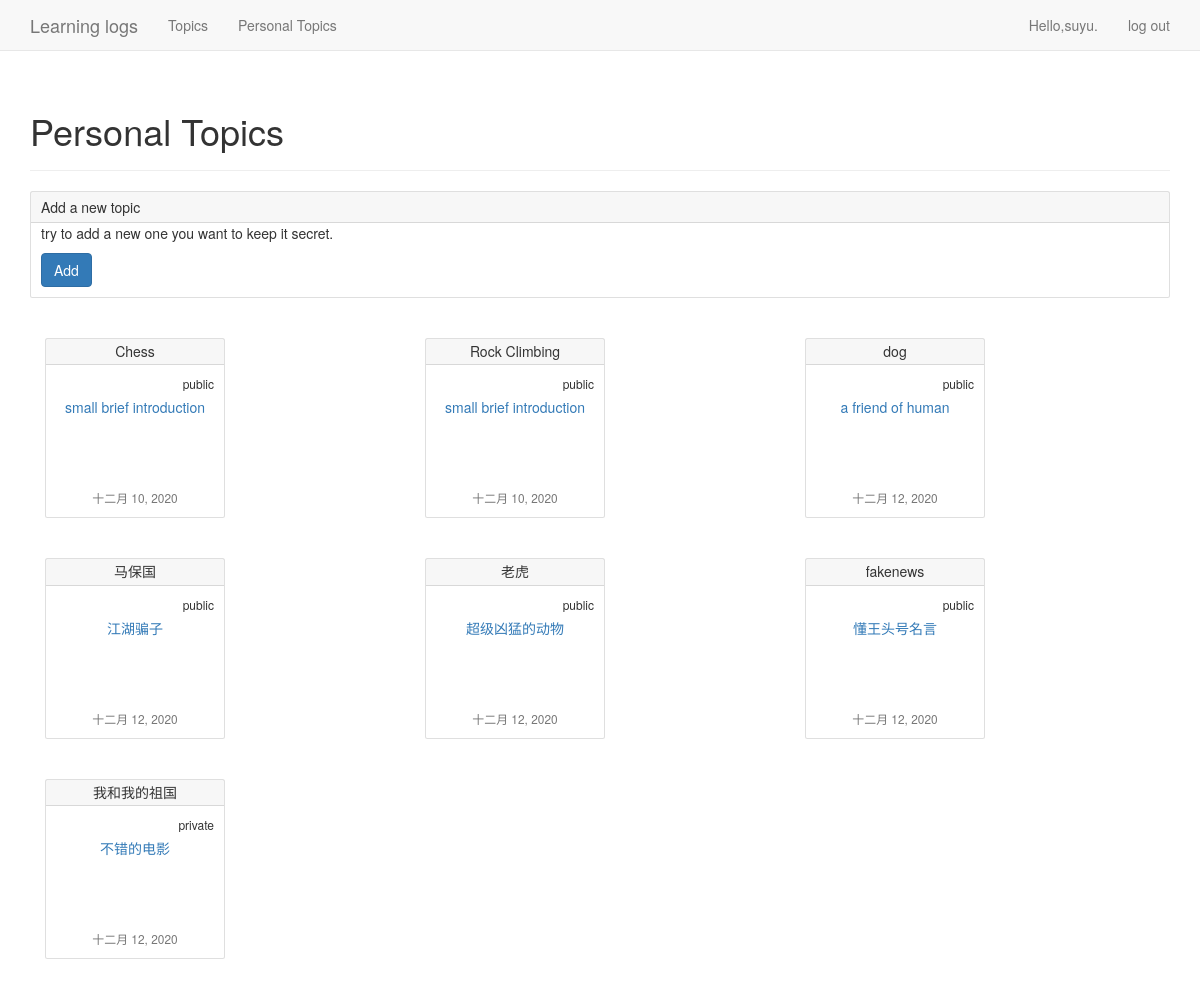
The page /personal_topic/ (signed in) on the database its author committed.
### learning_logs/models.py (models this page shows)
class Topic(models.Model):
    text = models.CharField(max_length=200)
    brief = models.CharField(max_length=100)
    date_added = models.DateTimeField(auto_now_add=True)
    owner = models.ForeignKey(User, on_delete=models.CASCADE)
    public = models.BooleanField()
    def __str__(self):
        return self.text

### learning_logs/views.py (the view)
# urls.py: path('personal_topic/', views.personal_topic, name='personal_topic'),
@login_required
def personal_topic(request):
    personal_topics = Topic.objects.filter(owner=request.user).order_by('date_added')
    context = {'personal_topics':personal_topics}
    return render(request,'learning_logs/personal_topic.html',context)

### templates/learning_logs/personal_topic.html (shortened to what this page needs)
<!DOCTYPE html>
<html lang="en">
<head>
</head>
<body>
    {% extends 'learning_logs/base.html' %}
    {% block header %}
        <h1>Personal Topics</h1>
    {% endblock header %}
    {% block content %}
        <div class="card">
          <div class="card-header">
            Add a new topic
          </div>
          <div class="card-body">
            <p class="card-text">try to add a new one you want to keep it secret.</p>
            <a href="{% url 'learning_logs:new_topic' %}" class="btn btn-primary">Add</a>
          </div>
        </div>
        {% for topic in personal_topics %}
             <div class="col-sm-4">
                <div class="card" style="width: 18rem;"  >
                    <h5 class="card-header">{{ topic }}</h5>
                  <div class="card-body">
                      {% if topic.public %}
                      <p class="little-card-title"> public</p>
                      {% else %}
                      <p class="little-card-title"> private</p>
                      {% endif %}
                    <p class="little-card-text"><a href="{% url 'learning_logs:topic' topic.id %}" >{{ topic.brief }}</a></p>
                     <div class="card-footer">
                      <small class="text-muted">{{ topic.date_added|date:'M d, Y' }}</small>
                    </div>
                  </div>
                </div>
             </div>
        {% empty %}
        No topic have been added yet
        {% endfor %}
     {% endblock content %}

### templates/learning_logs/base.html (shortened to what this page needs)
{% load bootstrap3 %}
<!DOCTYPE html>
<html lang="en">
<head>
    {% bootstrap_css %}
</head>
<body>
    <nav class="navbar navbar-default navbar-static-top">
        <div class="container">
            <div class="navbar-header">
                <a class="navbar-brand" href="{%  url 'learning_logs:index' %}">
                    Learning logs
                </a>
            </div>
            <div id="navbar" class="navbar-collapse collapse">
                <ul class="nav navbar-nav">
                    <li><a href="{% url 'learning_logs:topics' %}">Topics</a> </li>
                    <li><a href="{% url 'learning_logs:personal_topic' %}">Personal Topics</a></li>
                </ul>
                <ul class="nav navbar-nav navbar-right">
                    {% if user.is_authenticated %}
                        <li><a>Hello,{{ user.username }}.</a></li>
                        <li><a href="{% url 'users:logout' %}">log out</a></li>
                    {% else %}
                        <li><a href="{% url 'users:register' %}">register</a></li>
                        <li><a href="{% url 'users:login' %}">log in</a></li>
                    {% endif %}
                </ul>
            </div>
        </div>
    </nav>
    <div class="container">
        <div class="page-header">
            {% block header %}{% endblock header %}
        </div>
        <div>
            {% block content %}{% endblock content %}
        </div>
    </div>
</body>
</html>

### templates/learning_logs/personal_topic.html (style rules this page uses)
.card { position: relative; display: flex; flex-direction: column; min-width: 0; word-wrap: break-word; background-color: #fff; background-clip: border-box; border: 1px solid rgba(0,0,0,.125); border-radius: .25rem; margin-bottom: 4rem; }
.card-body { flex: 1 1 auto; padding: 0 1rem 1rem 1rem; }
.card-header { padding: .5rem 1rem; margin-top: 0; background-color: rgba(0,0,0,.03); border-bottom: 1px solid rgba(0,0,0,.125); }
.little-card-text { height: 80px; }
.col-sm-4 { text-align: center; }
.little-card-title { margin-bottom: .5rem; margin-top:0; font-size: 12px; text-align: right; font-weight: 500; }

### rows shown on the page
Topic: text "Chess", public "public", brief "small brief introduction", date_added "十二月 10, 2020"
Topic: text "Rock Climbing", public "public", brief "small brief introduction", date_added "十二月 10, 2020"
Topic: text "dog", public "public", brief "a friend of human", date_added "十二月 12, 2020"
Topic: text "马保国", public "public", brief "江湖骗子", date_added "十二月 12, 2020"
Topic: text "老虎", public "public", brief "超级凶猛的动物", date_added "十二月 12, 2020"
Topic: text "fakenews", public "public", brief "懂王头号名言", date_added "十二月 12, 2020"
Topic: text "我和我的祖国", public "private", brief "不错的电影", date_added "十二月 12, 2020"

### other values the page prints
{{ user.username }} "suyu"
